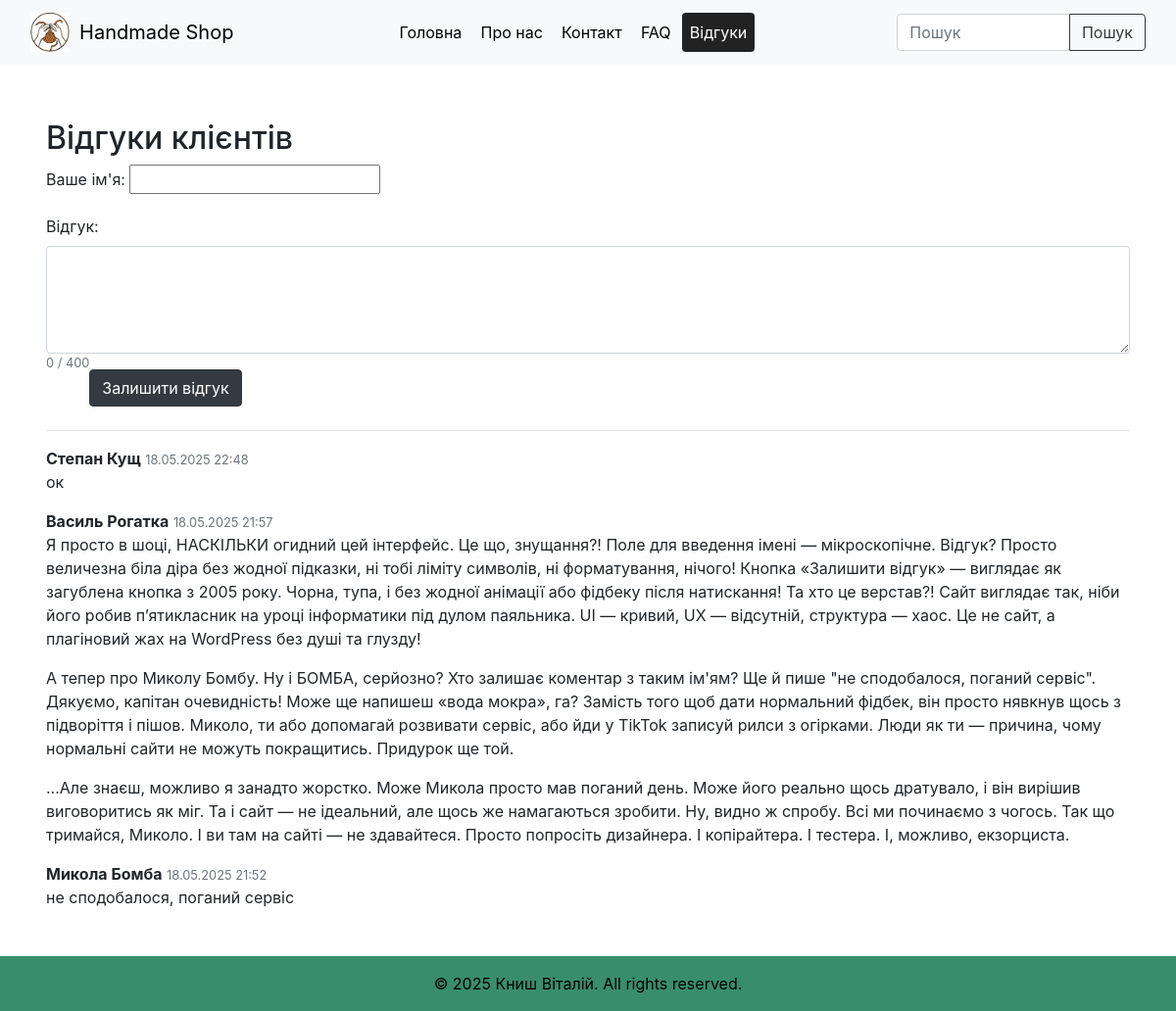
The app's page /reviews/ with its own data.
### app1/models.py (models this page shows, shortened)
class Review(models.Model):
    product = models.ForeignKey('Product', on_delete=models.CASCADE, related_name='reviews', null=True, blank=True)
    name = models.CharField(max_length=50)
    text = models.TextField()
    created_at = models.DateTimeField(auto_now_add=True)

### app1/views.py (the view)
# urls.py: path('reviews/', views.reviews, name='five'),
def reviews(request):
    reviews = Review.objects.filter(product__isnull=True).order_by('-created_at')
    if request.method == 'POST':
        form = ReviewForm(request.POST)
        if form.is_valid():
            form.save()
            return redirect('five')
    else:
        form = ReviewForm()
    return render(request, 'reviews.html', {'reviews': reviews, 'form': form})

### app1/forms.py
class ReviewForm(forms.ModelForm):
    class Meta:
        model = Review
        fields = ['name', 'text']
        labels = {
            'name': "Ваше ім'я",
            'text': "Відгук",
        }

### app1/templates/reviews.html (shortened to what this page needs)
{% extends "base.html" %}
{% block content %}
<div class="container mt-4">
    <h2>Відгуки клієнтів</h2>
    <form method="post" class="mb-4">
        <div class="form-group">
            {{ form.name.label_tag }}
            {{ form.name }}
        </div>
        <div class="form-group">
            {{ form.text.label_tag }}
            <textarea
                name="text"
                id="id_text"
                class="form-control"
                rows="4"
                maxlength="400"
                style="resize:vertical; max-height:200px;"
                required
            >{{ form.text.value|default_if_none:'' }}</textarea>
            <small class="text-muted" id="char-count" style="float:left;">0 / 400</small>
        </div>
        <button type="submit" class="btn btn-dark">Залишити відгук</button>
    </form>
    <hr>
    <ul class="list-unstyled">
        {% for review in reviews %}
            <li class="mb-3">
                <strong>{{ review.name }}</strong> <span class="text-muted" style="font-size:80%;">{{ review.created_at|date:"d.m.Y H:i" }}</span><br>
                {{ review.text|linebreaks }}
            </li>
        {% empty %}
            <li>Ще немає відгуків.</li>
        {% endfor %}
    </ul>
</div>
{% endblock %}

### app1/static/base_style.css (style rules this page uses)
html, body { height: 100%; margin: 0; padding: 0; }
body { font-size: 1em; color: #000; background: #86d9b8; min-height: 100vh; display: flex; flex-direction: column; }
body, .navbar, .navbar-nav, .nav-link, .navbar-brand, main, h1, h2, h3, h4, h5, h6, p, li, a { text-shadow: none !important; }
.btn, button, input[type="submit"], input[type="button"] { transition: background 0.2s, color 0.2s; }

### records on screen
Review: name "Степан Кущ", created_at "18.05.2025 22:48", text "ок"
Review: name "Василь Рогатка", created_at "18.05.2025 21:57", text "Я просто в шоці, НАСКІЛЬКИ огидний цей інтерфейс. Це що, знущання?! Поле для введення імені — мікроскопічне. Відгук? Просто величезна біла діра без жодної підказки, ні тобі ліміту символів, ні форматування, нічого! Кнопка «Залишити відгук» — виглядає як загублена кнопка з 2005 року. Чорна, тупа, і без жодної анімації або фідбеку після натискання! Та хто це верстав?! Сайт виглядає так, ніби його робив п’ятикласник на уроці інформатики під дулом паяльника. UI — кривий, UX — відсутній, структура — хаос. Це не сайт, а плагіновий жах на WordPress без душі та глузду! А тепер про Миколу Бомбу. Ну і БОМБА, серйозно? Хто залишає коментар з таким ім'ям? Ще й пише \"не сподобалося, поганий сервіс\".…"
Review: name "Микола Бомба", created_at "18.05.2025 21:52", text "не сподобалося, поганий сервіс"
